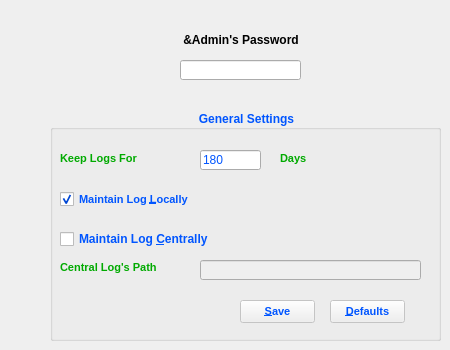
     <widget class="QWidget" name="databasePage">
      <widget class="QLineEdit" name="adminPasswordLe2">
       <property name="enabled">
        <bool>true</bool>
       </property>
       <property name="geometry">
        <rect>
         <x>180</x>
         <y>60</y>
         <width>121</width>
         <height>20</height>
        </rect>
       </property>
       <property name="focusPolicy">
        <enum>Qt::StrongFocus</enum>
       </property>
       <property name="toolTip">
        <string>Type Password and press enter</string>
       </property>
       <property name="autoFillBackground">
        <bool>false</bool>
       </property>
       <property name="frame">
        <bool>true</bool>
       </property>
       <property name="echoMode">
        <enum>QLineEdit::Password</enum>
       </property>
      </widget>
      <widget class="QGroupBox" name="groupBox2">
       <property name="enabled">
        <bool>true</bool>
       </property>
       <property name="geometry">
        <rect>
         <x>50</x>
         <y>110</y>
         <width>391</width>
         <height>231</height>
        </rect>
       </property>
       <property name="font">
        <font>
         <pointsize>9</pointsize>
         <weight>75</weight>
         <bold>true</bold>
        </font>
       </property>
       <property name="styleSheet">
        <string notr="true">color:rgb(0, 85, 255)</string>
       </property>
       <property name="title">
        <string>General Settings</string>
       </property>
       <property name="alignment">
        <set>Qt::AlignCenter</set>
       </property>
       <widget class="QPushButton" name="save2Button">
        <property name="enabled">
         <bool>false</bool>
        </property>
        <property name="geometry">
         <rect>
          <x>190</x>
          <y>190</y>
          <width>75</width>
          <height>23</height>
         </rect>
        </property>
        <property name="font">
         <font>
          <pointsize>8</pointsize>
          <weight>75</weight>
          <bold>true</bold>
         </font>
        </property>
        <property name="text">
         <string>&amp;Save</string>
        </property>
        <property name="autoDefault">
         <bool>false</bool>
        </property>
        <property name="default">
         <bool>false</bool>
        </property>
       </widget>
       <widget class="QPushButton" name="defaultButton">
        <property name="enabled">
         <bool>false</bool>
        </property>
        <property name="geometry">
         <rect>
          <x>280</x>
          <y>190</y>
          <width>75</width>
          <height>23</height>
         </rect>
        </property>
        <property name="font">
         <font>
          <pointsize>8</pointsize>
          <weight>75</weight>
          <bold>true</bold>
         </font>
        </property>
        <property name="text">
         <string>&amp;Defaults</string>
        </property>
        <property name="default">
         <bool>false</bool>
        </property>
       </widget>
       <widget class="QLabel" name="label">
        <property name="enabled">
         <bool>true</bool>
        </property>
        <property name="geometry">
         <rect>
          <x>10</x>
          <y>40</y>
          <width>91</width>
          <height>17</height>
         </rect>
        </property>
        <property name="font">
         <font>
          <pointsize>10</pointsize>
          <weight>50</weight>
          <bold>false</bold>
         </font>
        </property>
        <property name="text">
         <string>&lt;!DOCTYPE HTML PUBLIC &quot;-//W3C//DTD HTML 4.0//EN&quot; &quot;http://www.w3.org/TR/REC-html40/strict.dtd&quot;&gt;
&lt;html&gt;&lt;head&gt;&lt;meta name=&quot;qrichtext&quot; content=&quot;1&quot; /&gt;&lt;style type=&quot;text/css&quot;&gt;
p, li { white-space: pre-wrap; }
&lt;/style&gt;&lt;/head&gt;&lt;body style=&quot; font-family:'MS Shell Dlg 2'; font-size:10pt; font-weight:400; font-style:normal;&quot;&gt;
&lt;p style=&quot; margin-top:0px; margin-bottom:0px; margin-left:0px; margin-right:0px; -qt-block-indent:0; text-indent:0px;&quot;&gt;&lt;span style=&quot; font-size:8pt; font-weight:600; color:#00aa00;&quot;&gt;Keep Logs For&lt;/span&gt;&lt;/p&gt;&lt;/body&gt;&lt;/html&gt;</string>
        </property>
       </widget>
       <widget class="QLineEdit" name="logDurationLe">
        <property name="enabled">
         <bool>true</bool>
        </property>
        <property name="geometry">
         <rect>
          <x>150</x>
          <y>40</y>
          <width>61</width>
          <height>20</height>
         </rect>
        </property>
        <property name="focusPolicy">
         <enum>Qt::StrongFocus</enum>
        </property>
        <property name="toolTip">
         <string>give limit to number of log files that should be present</string>
        </property>
        <property name="autoFillBackground">
         <bool>false</bool>
        </property>
        <property name="text">
         <string>180</string>
        </property>
        <property name="frame">
         <bool>true</bool>
        </property>
        <property name="echoMode">
         <enum>QLineEdit::Normal</enum>
        </property>
       </widget>
       <widget class="QLabel" name="label_2">
        <property name="geometry">
         <rect>
          <x>230</x>
          <y>40</y>
          <width>32</width>
          <height>17</height>
         </rect>
        </property>
        <property name="font">
         <font>
          <weight>50</weight>
          <bold>false</bold>
         </font>
        </property>
        <property name="text">
         <string>&lt;!DOCTYPE HTML PUBLIC &quot;-//W3C//DTD HTML 4.0//EN&quot; &quot;http://www.w3.org/TR/REC-html40/strict.dtd&quot;&gt;
&lt;html&gt;&lt;head&gt;&lt;meta name=&quot;qrichtext&quot; content=&quot;1&quot; /&gt;&lt;style type=&quot;text/css&quot;&gt;
p, li { white-space: pre-wrap; }
&lt;/style&gt;&lt;/head&gt;&lt;body style=&quot; font-family:'MS Shell Dlg 2'; font-size:8.25pt; font-weight:400; font-style:normal;&quot;&gt;
&lt;p style=&quot; margin-top:0px; margin-bottom:0px; margin-left:0px; margin-right:0px; -qt-block-indent:0; text-indent:0px;&quot;&gt;&lt;span style=&quot; font-size:8pt; font-weight:600; color:#00aa00;&quot;&gt;Days&lt;/span&gt;&lt;/p&gt;&lt;/body&gt;&lt;/html&gt;</string>
        </property>
       </widget>
       <widget class="QLabel" name="label_3">
        <property name="enabled">
         <bool>true</bool>
        </property>
        <property name="geometry">
         <rect>
          <x>10</x>
          <y>150</y>
          <width>121</width>
          <height>16</height>
         </rect>
        </property>
        <property name="font">
         <font>
          <weight>50</weight>
          <bold>false</bold>
         </font>
        </property>
        <property name="text">
         <string>&lt;!DOCTYPE HTML PUBLIC &quot;-//W3C//DTD HTML 4.0//EN&quot; &quot;http://www.w3.org/TR/REC-html40/strict.dtd&quot;&gt;
&lt;html&gt;&lt;head&gt;&lt;meta name=&quot;qrichtext&quot; content=&quot;1&quot; /&gt;&lt;style type=&quot;text/css&quot;&gt;
p, li { white-space: pre-wrap; }
&lt;/style&gt;&lt;/head&gt;&lt;body style=&quot; font-family:'MS Shell Dlg 2'; font-size:8.25pt; font-weight:400; font-style:normal;&quot;&gt;
&lt;p style=&quot; margin-top:0px; margin-bottom:0px; margin-left:0px; margin-right:0px; -qt-block-indent:0; text-indent:0px;&quot;&gt;&lt;span style=&quot; font-size:8pt; font-weight:600; color:#00aa00;&quot;&gt;Central Log's Path&lt;/span&gt;&lt;/p&gt;&lt;/body&gt;&lt;/html&gt;</string>
        </property>
       </widget>
       <widget class="QLineEdit" name="logPathLe">
        <property name="enabled">
         <bool>false</bool>
        </property>
        <property name="geometry">
         <rect>
          <x>150</x>
          <y>150</y>
          <width>221</width>
          <height>20</height>
         </rect>
        </property>
        <property name="focusPolicy">
         <enum>Qt::StrongFocus</enum>
        </property>
        <property name="toolTip">
         <string>give the path where you want to store log files</string>
        </property>
        <property name="layoutDirection">
         <enum>Qt::LeftToRight</enum>
        </property>
        <property name="autoFillBackground">
         <bool>false</bool>
        </property>
        <property name="locale">
         <locale language="Telugu" country="India"/>
        </property>
        <property name="text">
         <string/>
        </property>
        <property name="frame">
         <bool>true</bool>
        </property>
        <property name="echoMode">
         <enum>QLineEdit::Normal</enum>
        </property>
       </widget>
       <widget class="QCheckBox" name="centralCheckBox">
        <property name="geometry">
         <rect>
          <x>10</x>
          <y>120</y>
          <width>161</width>
          <height>18</height>
         </rect>
        </property>
        <property name="font">
         <font>
          <weight>75</weight>
          <bold>true</bold>
         </font>
        </property>
        <property name="text">
         <string>Maintain Log &amp;Centrally</string>
        </property>
        <property name="autoExclusive">
         <bool>true</bool>
        </property>
       </widget>
       <widget class="QCheckBox" name="localCheckBox">
        <property name="geometry">
         <rect>
          <x>10</x>
          <y>80</y>
          <width>141</width>
          <height>18</height>
         </rect>
        </property>
        <property name="font">
         <font>
          <pointsize>8</pointsize>
          <weight>75</weight>
          <bold>true</bold>
         </font>
        </property>
        <property name="text">
         <string>Maintain Log &amp;Locally</string>
        </property>
        <property name="checked">
         <bool>true</bool>
        </property>
        <property name="autoExclusive">
         <bool>true</bool>
        </property>
       </widget>
      </widget>
      <widget class="QLabel" name="adminPasswordLabel2">
       <property name="geometry">
        <rect>
         <x>180</x>
         <y>30</y>
         <width>121</width>
         <height>21</height>
        </rect>
       </property>
       <property name="font">
        <font>
         <pointsize>10</pointsize>
         <stylestrategy>PreferDefault</stylestrategy>
        </font>
       </property>
       <property name="frameShape">
        <enum>QFrame::NoFrame</enum>
       </property>
       <property name="frameShadow">
        <enum>QFrame::Plain</enum>
       </property>
       <property name="text">
        <string>&lt;!DOCTYPE HTML PUBLIC &quot;-//W3C//DTD HTML 4.0//EN&quot; &quot;http://www.w3.org/TR/REC-html40/strict.dtd&quot;&gt;
&lt;html&gt;&lt;head&gt;&lt;meta name=&quot;qrichtext&quot; content=&quot;1&quot; /&gt;&lt;style type=&quot;text/css&quot;&gt;
p, li { white-space: pre-wrap; }
&lt;/style&gt;&lt;/head&gt;&lt;body style=&quot; font-family:'MS Shell Dlg 2'; font-size:10pt; font-weight:400; font-style:normal;&quot;&gt;
&lt;p style=&quot; margin-top:0px; margin-bottom:0px; margin-left:0px; margin-right:0px; -qt-block-indent:0; text-indent:0px;&quot;&gt;&lt;span style=&quot; font-size:9pt; font-weight:600; color:#7200ab;&quot;&gt; &lt;/span&gt;&lt;span style=&quot; font-size:9pt; font-weight:600; color:#000000;&quot;&gt;&amp;amp;Admin's Password&lt;/span&gt;&lt;/p&gt;&lt;/body&gt;&lt;/html&gt;</string>
       </property>
       <property name="buddy">
        <cstring>adminPasswordLe</cstring>
       </property>
      </widget>
     </widget>
